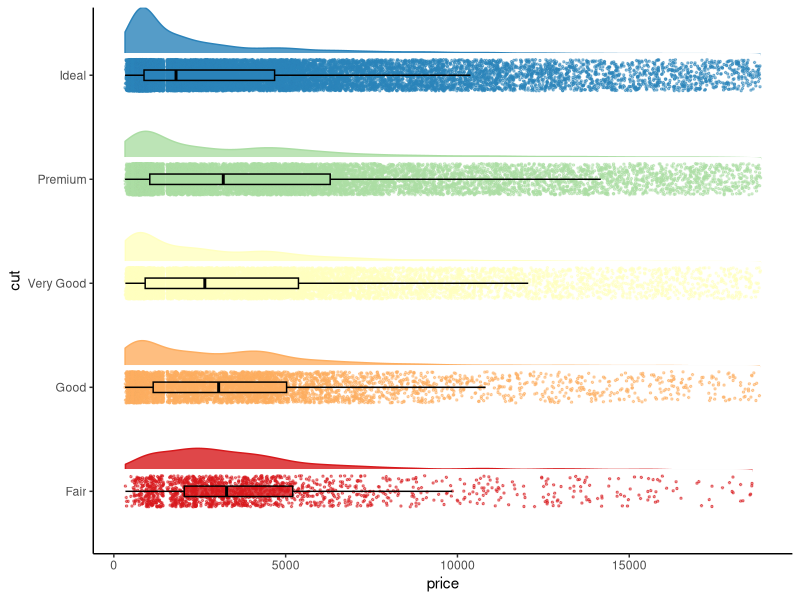
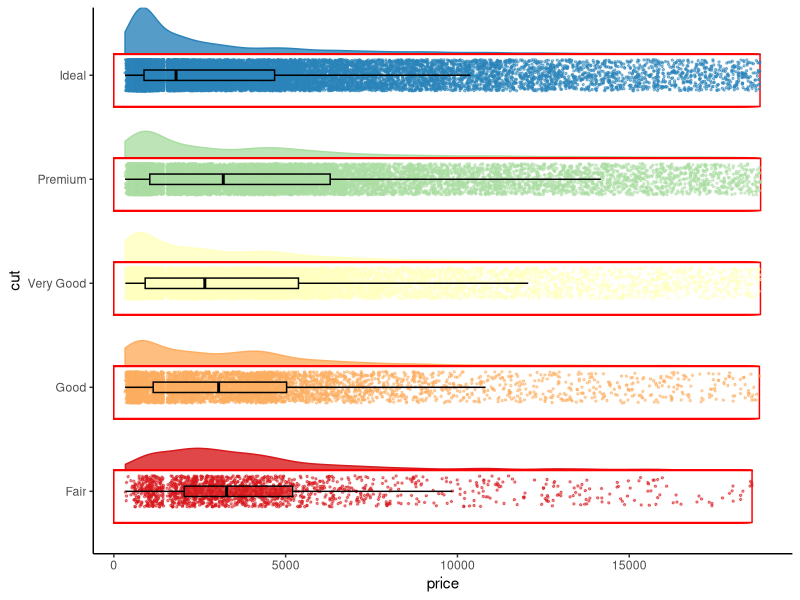
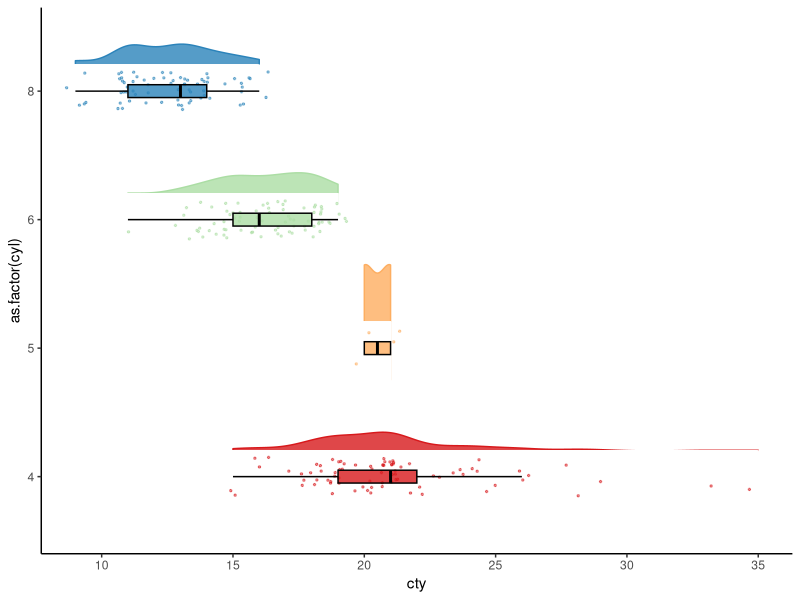
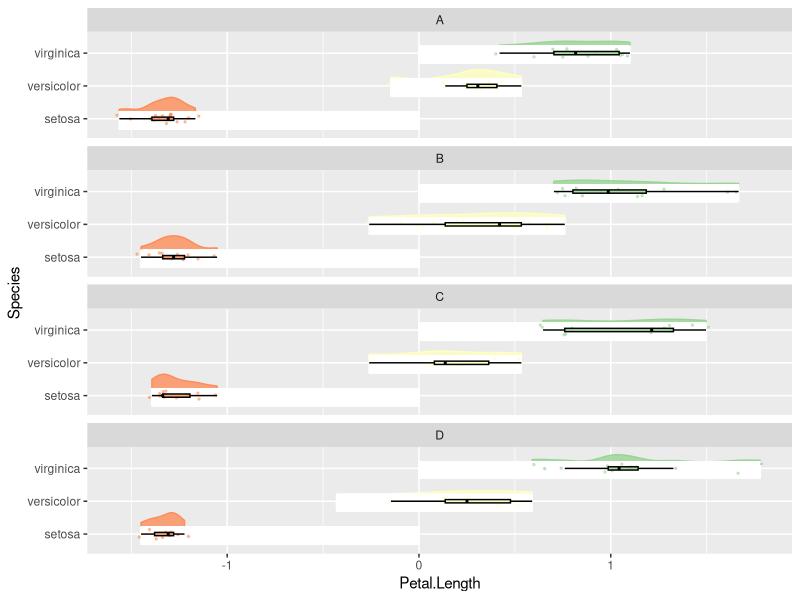

Recreate these plots in R, in order.
## ---- chunk 1
knitr::opts_chunk$set(echo = TRUE)
## ---- chunk 2
library("ggplot2")

ggplot(data = diamonds, 
       aes(x = cut, 
           y = price, 
           fill = cut,
           colour = cut)) +
  geom_violin(alpha = .8, 
              position = position_nudge(x = .2, y = 0)) +
  stat_ydensity(geom = "bar", colour = "white", fill = "white", width = .5,
                position = position_nudge(x = -.05, y = 0)) +
  geom_jitter( width = .15, 
               size = .5, 
               alpha = 0.5) +
  geom_boxplot(width = 0.1, 
               outlier.shape = NA, 
               alpha = 0.8,
               color = "black") +
  coord_flip(ylim = c(min(diamonds$price),max(diamonds$price))) +
  theme_classic() +
  theme(legend.position = "none") +
  scale_color_brewer(palette = "Spectral") +
  scale_fill_brewer(palette = "Spectral") 

## ---- chunk 3
ggplot(data = diamonds, 
       aes(x = cut, 
           y = price, 
           fill = cut,
           colour = cut)) +
  geom_violin(alpha = .8, 
              position = position_nudge(x = .2, y = 0)) +
  stat_ydensity(geom = "bar", colour = "red", fill = "white", width = .5,
                position = position_nudge(x = -.05, y = 0)) +
  geom_jitter( width = .15, 
               size = .5, 
               alpha = 0.5) +
  geom_boxplot(width = 0.1, 
               outlier.shape = NA, 
               alpha = 0.8,
               color = "black") +
  coord_flip(ylim = c(min(diamonds$price),max(diamonds$price))) +
  theme_classic() +
  theme(legend.position = "none") +
  scale_color_brewer(palette = "Spectral") +
  scale_fill_brewer(palette = "Spectral") 

## ---- chunk 4
ggplot(data = mpg, 
       aes(x = as.factor(cyl), 
           y = cty, 
           fill = as.factor(cyl),
           colour = as.factor(cyl))) +
  geom_violin(alpha = .8, 
              position = position_nudge(x = .2, y = 0)) +
  stat_ydensity(geom = "bar", colour = "white", fill = "white", width = .5,
                position = position_nudge(x = -.05, y = 0)) +
  geom_jitter( width = .15, 
               size = .5, 
               alpha = 0.5) +
  geom_boxplot(width = 0.1, 
               outlier.shape = NA, 
               alpha = 0.8,
               color = "black") +
  coord_flip(ylim = c(min(mpg$cty),max(mpg$cty))) +
  theme_classic() +
  theme(legend.position = "none") +
  scale_color_brewer(palette = "Spectral") +
  scale_fill_brewer(palette = "Spectral") 

## ---- chunk 5
iris_exp <- iris
iris_exp$group <- sample(LETTERS[1:4], 150, replace = TRUE)
iris_exp$Petal.Length <- scale(iris_exp$Petal.Length)

ggplot(data = iris_exp, 
       aes(x = Species, 
           y = Petal.Length, 
           fill = Species,
           colour = Species)) +
  geom_violin(alpha = .8, 
              position = position_nudge(x = .2, y = 0)) +
  stat_ydensity(geom = "bar", colour = "white", fill = "white", width = .5,
                position = position_nudge(x = -.05, y = 0)) +
  geom_jitter( width = .15, 
               size = .5, 
               alpha = 0.5) +
  geom_boxplot(width = 0.1, 
               outlier.shape = NA, 
               alpha = 0.8,
               color = "black") +
  coord_flip(ylim = c(min(iris_exp$Petal.Length),max(iris_exp$Petal.Length))) +
  theme(legend.position = "none") +
  facet_wrap(. ~ group, ncol = 1) +
  scale_color_brewer(palette = "Spectral") +
  scale_fill_brewer(palette = "Spectral") 

